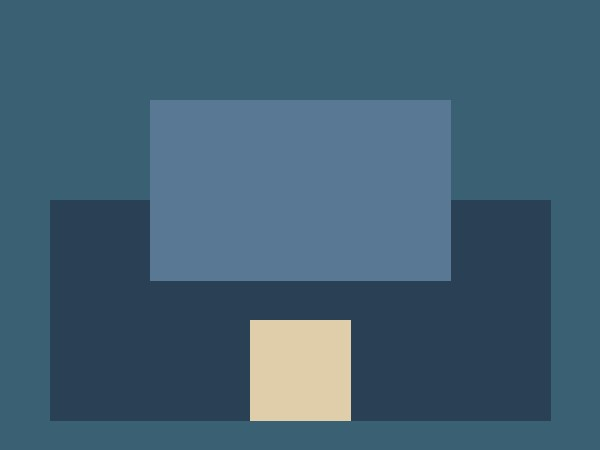
#> input picture frontend/samples/room1.jpg, 600 x 450 px
$ python make_stolen_copy.py ../frontend/samples/room1.jpg
#> lines starting #> are read from the running program, lines starting #| are printed output that depends on the picture
"""Simulate a scammer re-using a photo: resize + crop + brighten + recompress.
Usage: python tools/make_stolen_copy.py living_room.jpg   ->  living_room_stolen.jpg"""
import sys
from PIL import Image, ImageEnhance

src = sys.argv[1]
img = Image.open(src).convert("RGB")
#> img is the input picture: PIL image 600x450 RGB; mean R, G, B 66, 96, 115.3
w, h = img.size
#> w = 600; h = 450
img = img.crop((int(w * .04), int(h * .04), int(w * .96), int(h * .96)))
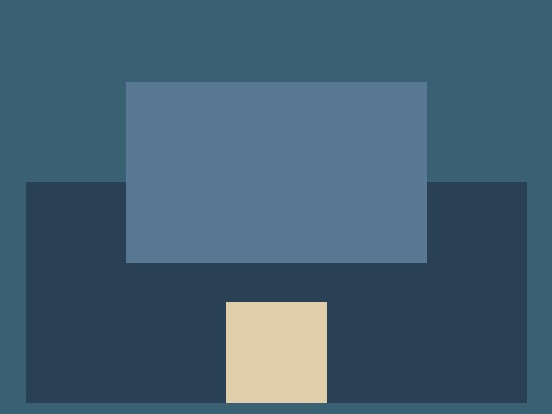
#> img: PIL image 552x414 RGB; mean R, G, B 67.4, 96, 115.3
img = img.resize((int(img.width * .8), int(img.height * .8)))
#> img: PIL image 441x331 RGB
img = ImageEnhance.Brightness(img).enhance(1.1)
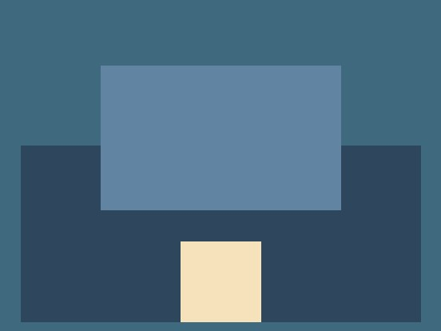
#> img: PIL image 441x331 RGB; mean R, G, B 73.6, 105.2, 126.3
out = src.rsplit(".", 1)[0] + "_stolen.jpg"
img.save(out, quality=55)
print("saved", out)

$ run again, on frontend/samples/room3.jpg
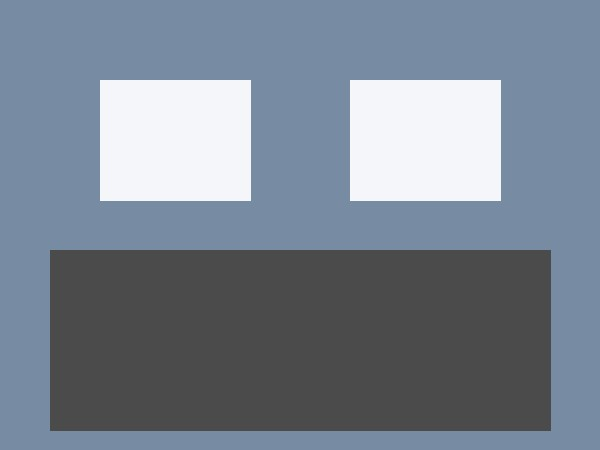
#> input picture frontend/samples/room3.jpg, 600 x 450 px
#> img is the input picture: PIL image 600x450 RGB; mean R, G, B 121.3, 132, 145.2
#> `img = img.crop((int(w * .04), int(h * .04), int(w * .96), int(h * .96)))`:
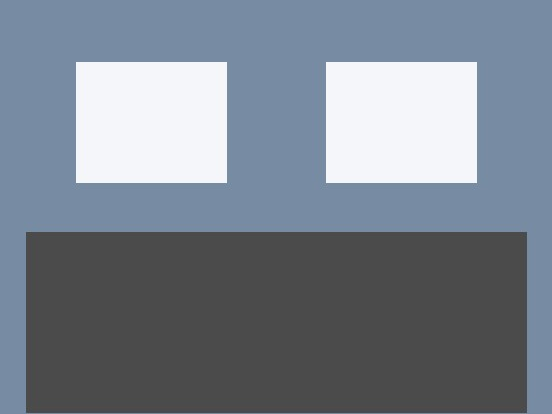
#> img: PIL image 552x414 RGB; mean R, G, B 121.7, 130.7, 142
